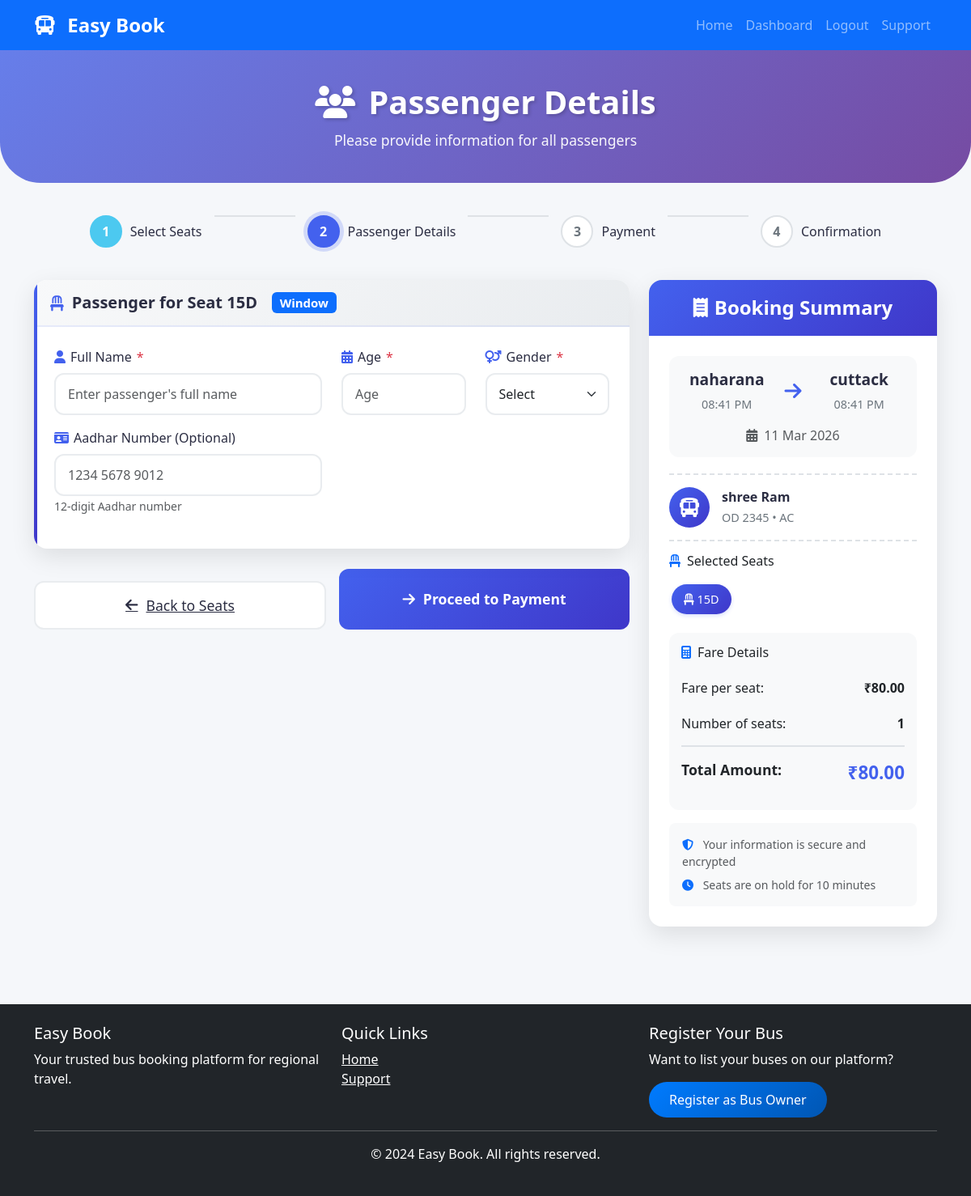
The app's page /bookings/passenger/2/60/ (signed in) with its own data.
### easybook/apps/bus_owners/models.py (models this page shows, shortened)
class Seat(models.Model):
    SEAT_TYPES = (
        ('window', 'Window'),
        ('aisle', 'Aisle'),
        ('middle', 'Middle'),
        ('sleeper_lower', 'Sleeper Lower'),
        ('sleeper_upper', 'Sleeper Upper'),
    )
    bus = models.ForeignKey(Bus, on_delete=models.CASCADE, related_name='seats')
    seat_number = models.CharField(max_length=10)
    seat_type = models.CharField(max_length=20, choices=SEAT_TYPES, default='window')
    seat_row = models.IntegerField()
    seat_column = models.IntegerField()
    is_active = models.BooleanField(default=True)
    class Meta:
        unique_together = ['bus', 'seat_number']
        ordering = ['seat_row', 'seat_column']

class Route(models.Model):
    bus = models.ForeignKey(Bus, on_delete=models.CASCADE, related_name='routes')
    source = models.CharField(max_length=100)
    destination = models.CharField(max_length=100)
    departure_time = models.DateTimeField()
    arrival_time = models.DateTimeField()
    duration = models.CharField(max_length=50, help_text="e.g., 5 hours 30 mins", blank=True)
    fare = models.DecimalField(max_digits=10, decimal_places=2)
    available_seats = models.IntegerField()
    operating_days = models.CharField(max_length=100, help_text="Mon,Tue,Wed,Thu,Fri,Sat,Sun", default="All Days")

class Bus(models.Model):
    BUS_TYPES = (
        ('ac', 'AC'),
        ('non_ac', 'Non AC'),
        ('sleeper', 'Sleeper'),
        ('seater', 'Seater'),
        ('ac_sleeper', 'AC Sleeper'),
        ('luxury', 'Luxury'),
    )
    BUS_LAYOUTS = (
        ('2x2', '2 x 2 (4 seats per row)'),
        ('2x1', '2 x 1 (3 seats per row)'),
        ('1x2', '1 x 2 (3 seats per row)'),
        ('sleeper_2x1', 'Sleeper 2 x 1'),
        ('sleeper_1x1', 'Sleeper 1 x 1'),
    )
    owner = models.ForeignKey(User, on_delete=models.CASCADE, limit_choices_to={'user_type': 'bus_owner'}, related_name='buses')
    bus_name = models.CharField(max_length=100)
    bus_type = models.CharField(max_length=20, choices=BUS_TYPES)
    bus_number = models.CharField(max_length=20, unique=True)
    total_seats = models.IntegerField()
    seat_layout = models.CharField(max_length=20, choices=BUS_LAYOUTS, default='2x2')
    amenities = models.TextField(help_text="AC, WiFi, Charging point, etc.", blank=True)
    bus_image = models.ImageField(upload_to='bus_images/', null=True, blank=True)
    is_active = models.BooleanField(default=True)
    created_at = models.DateTimeField(auto_now_add=True)
    updated_at = models.DateTimeField(auto_now=True)

### easybook/apps/bookings/views.py (the view, shortened to what this page needs)
# urls.py: path('passenger/<int:route_id>/<str:seats>/', views.passenger_details, name='passenger_details'),
@login_required
def passenger_details(request, route_id, seats):
    route = get_object_or_404(Route, id=route_id)
    print(f"DEBUG - Raw seats from URL: {seats}")
    if seats:
        selected_seats = list(set(seats.split(',')))  # Use set to remove duplicates
    else:
        selected_seats = []
    print(f"DEBUG - Selected seats after processing: {selected_seats}")
    seat_count = len(selected_seats)
    fare = float(route.fare)
    total_amount = seat_count * fare
    print(f"DEBUG - Seat count: {seat_count}")
    print(f"DEBUG - Total amount: {total_amount}")
    if seat_count == 0:
        messages.error(request, 'Please select seats first.')
        return redirect('bus_details', route_id=route_id)
    seats_objects = Seat.objects.filter(id__in=selected_seats)
    context = {
        'route': route,
        'seats': seats_objects,
        'seat_count': seat_count,
        'total_amount': total_amount,
        'fare_per_seat': fare
    }
    return render(request, 'customer/passenger_details.html', context)

### templates/customer/passenger_details.html (shortened to what this page needs)
{% extends 'base.html' %}
{% load static %}
{% block content %}
<div class="page-header">
    <div class="container">
        <h1><i class="fas fa-users me-3"></i>Passenger Details</h1>
        <p>Please provide information for all passengers</p>
    </div>
</div>
<div class="container mb-5">
    <div class="progress-steps">
        <div class="step completed">
            <div class="step-circle">1</div>
            <span class="step-label">Select Seats</span>
        </div>
        <div class="step-line"></div>
        <div class="step active">
            <div class="step-circle">2</div>
            <span class="step-label">Passenger Details</span>
        </div>
        <div class="step-line"></div>
        <div class="step">
            <div class="step-circle">3</div>
            <span class="step-label">Payment</span>
        </div>
        <div class="step-line"></div>
        <div class="step">
            <div class="step-circle">4</div>
            <span class="step-label">Confirmation</span>
        </div>
    </div>
    <div class="row">
        <div class="col-lg-8">
            <form method="POST" id="passengerForm">
                {% for seat in seats %}
                <div class="passenger-card">
                    <div class="passenger-header">
                        <h5>
                            <i class="fas fa-chair"></i>
                            Passenger for Seat {{ seat.seat_number }}
                            <span class="badge bg-primary ms-2">{{ seat.get_seat_type_display }}</span>
                        </h5>
                    </div>
                    <div class="passenger-body">
                        <div class="row">
                            <div class="col-md-6 mb-3">
                                <label class="form-label">
                                    <i class="fas fa-user"></i> Full Name <span class="text-danger">*</span>
                                </label>
                                <input type="text" class="form-control" name="passenger_name[]"
                                       placeholder="Enter passenger's full name" required>
                            </div>
                            <div class="col-md-3 mb-3">
                                <label class="form-label">
                                    <i class="fas fa-calendar-alt"></i> Age <span class="text-danger">*</span>
                                </label>
                                <input type="number" class="form-control" name="passenger_age[]"
                                       min="1" max="120" placeholder="Age" required>
                            </div>
                            <div class="col-md-3 mb-3">
                                <label class="form-label">
                                    <i class="fas fa-venus-mars"></i> Gender <span class="text-danger">*</span>
                                </label>
                                <select class="form-select" name="passenger_gender[]" required>
                                    <option value="">Select</option>
                                </select>
                            </div>
                        </div>
                        <div class="row">
                            <div class="col-md-6 mb-3">
                                <label class="form-label">
                                    <i class="fas fa-id-card"></i> Aadhar Number (Optional)
                                </label>
                                <input type="text" class="form-control" name="passenger_adhar[]"
                                       placeholder="1234 5678 9012" maxlength="12"
                                       oninput="this.value = this.value.replace(/[^0-9]/g, '')">
                                <small class="text-muted">12-digit Aadhar number</small>
                            </div>
                        </div>
                    </div>
                </div>
                {% endfor %}
                <div class="d-flex gap-3 mt-4">
                    <a href="{% url 'bus_details' route.id %}" class="btn-back">
                        <i class="fas fa-arrow-left"></i> Back to Seats
                    </a>
                    <button type="submit" class="btn-proceed">
                        <i class="fas fa-arrow-right"></i> Proceed to Payment
                    </button>
                </div>
            </form>
        </div>
        <div class="col-lg-4">
            <div class="summary-card">
                <div class="summary-header">
                    <h4><i class="fas fa-receipt me-2"></i>Booking Summary</h4>
                </div>
                <div class="summary-body">
                    <div class="journey-card">
                        <div class="route-points">
                            <div class="point">
                                <div class="city">{{ route.source }}</div>
                                <div class="time">{{ route.departure_time|date:"h:i A" }}</div>
                            </div>
                            <div class="arrow">
                                <i class="fas fa-arrow-right"></i>
                            </div>
                            <div class="point">
                                <div class="city">{{ route.destination }}</div>
                                <div class="time">{{ route.arrival_time|date:"h:i A" }}</div>
                            </div>
                        </div>
                        <div class="text-center text-muted">
                            <i class="fas fa-calendar-alt me-2"></i>{{ route.departure_time|date:"d M Y" }}
                        </div>
                    </div>
                    <div class="bus-info">
                        <div class="bus-icon">
                            <i class="fas fa-bus"></i>
                        </div>
                        <div class="bus-details">
                            <div class="bus-name">{{ route.bus.bus_name }}</div>
                            <div class="bus-number">{{ route.bus.bus_number }} • {{ route.bus.get_bus_type_display }}</div>
                        </div>
                    </div>
                    <div class="selected-seats">
                        <h6 class="mb-3"><i class="fas fa-chair me-2 text-primary"></i>Selected Seats</h6>
                        <div>
                            {% for seat in seats %}
                                <span class="seat-badge">
                                    <i class="fas fa-chair me-1"></i>{{ seat.seat_number }}
                                </span>
                            {% endfor %}
                        </div>
                    </div>
                    <div class="fare-breakdown">
                        <h6 class="mb-3"><i class="fas fa-calculator me-2 text-primary"></i>Fare Details</h6>
                        <div class="fare-item">
                            <span>Fare per seat:</span>
                            <span class="fw-bold">₹{{ fare_per_seat|floatformat:2 }}</span>
                        </div>
                        <div class="fare-item">
                            <span>Number of seats:</span>
                            <span class="fw-bold">{{ seat_count }}</span>
                        </div>
                        <div class="fare-item total">
                            <span>Total Amount:</span>
                            <span class="total-amount">₹{{ total_amount|floatformat:2 }}</span>
                        </div>
                    </div>
                    <div class="mt-3 p-3 bg-light rounded-3">
                        <small class="text-muted d-block">
                            <i class="fas fa-shield-alt me-2 text-primary"></i>
                            Your information is secure and encrypted
                        </small>
                        <small class="text-muted d-block mt-2">
                            <i class="fas fa-clock me-2 text-primary"></i>
                            Seats are on hold for 10 minutes
                        </small>
                    </div>
                </div>
            </div>
        </div>
    </div>
</div>
{% endblock %}

### static/css/style.css (style rules this page uses)
:root { --primary-color: #007bff; --secondary-color: #6c757d; }
body { font-family: 'Segoe UI', Tahoma, Geneva, Verdana, sans-serif; min-height: 100vh; display: flex; flex-direction: column; }

### records on screen
Seat: seat_number "15D", seat_type "Window"
Route: source "naharana", departure_time "08:41 PM", destination "cuttack", arrival_time "08:41 PM", departure_time "11 Mar 2026", bus.bus_name "shree Ram", bus.bus_number "OD 2345", bus.bus_type "AC"

### other values on screen
{{ fare_per_seat|floatformat:2 }} "80.00"
{{ seat_count }} "1"
{{ total_amount|floatformat:2 }} "80.00"
